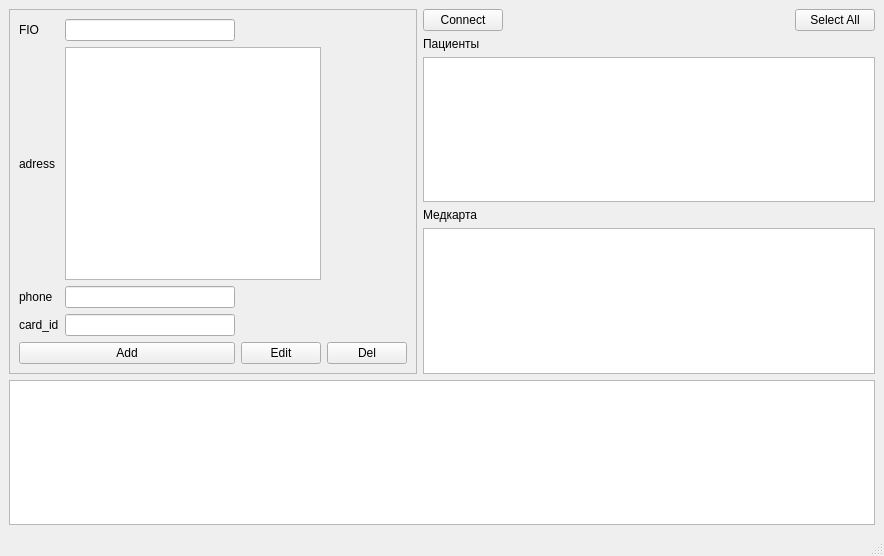
<?xml version="1.0" encoding="UTF-8"?>
<ui version="4.0">
 <class>MainWindow</class>
 <widget class="QMainWindow" name="MainWindow">
  <property name="geometry">
   <rect>
    <x>0</x>
    <y>0</y>
    <width>884</width>
    <height>556</height>
   </rect>
  </property>
  <property name="sizePolicy">
   <sizepolicy hsizetype="Minimum" vsizetype="Preferred">
    <horstretch>0</horstretch>
    <verstretch>0</verstretch>
   </sizepolicy>
  </property>
  <property name="windowTitle">
   <string>MainWindow</string>
  </property>
  <widget class="QWidget" name="centralwidget">
   <layout class="QGridLayout" name="gridLayout_2">
    <item row="0" column="0" rowspan="5">
     <widget class="QFrame" name="frame">
      <property name="frameShape">
       <enum>QFrame::Shape::StyledPanel</enum>
      </property>
      <property name="frameShadow">
       <enum>QFrame::Shadow::Plain</enum>
      </property>
      <layout class="QGridLayout" name="gridLayout">
       <item row="0" column="0">
        <widget class="QLabel" name="lbFio">
         <property name="text">
          <string>FIO</string>
         </property>
         <property name="alignment">
          <set>Qt::AlignmentFlag::AlignLeading|Qt::AlignmentFlag::AlignLeft|Qt::AlignmentFlag::AlignVCenter</set>
         </property>
        </widget>
       </item>
       <item row="0" column="1">
        <widget class="QLineEdit" name="LeFio"/>
       </item>
       <item row="1" column="0">
        <widget class="QLabel" name="lbAdress">
         <property name="text">
          <string>adress</string>
         </property>
         <property name="alignment">
          <set>Qt::AlignmentFlag::AlignLeading|Qt::AlignmentFlag::AlignLeft|Qt::AlignmentFlag::AlignVCenter</set>
         </property>
        </widget>
       </item>
       <item row="1" column="1" colspan="2">
        <widget class="QTextEdit" name="LeAdress"/>
       </item>
       <item row="2" column="0">
        <widget class="QLabel" name="lbPhone">
         <property name="text">
          <string>phone</string>
         </property>
         <property name="alignment">
          <set>Qt::AlignmentFlag::AlignLeading|Qt::AlignmentFlag::AlignLeft|Qt::AlignmentFlag::AlignVCenter</set>
         </property>
        </widget>
       </item>
       <item row="2" column="1">
        <widget class="QLineEdit" name="LePhone"/>
       </item>
       <item row="3" column="0">
        <widget class="QLabel" name="lbCard_id">
         <property name="text">
          <string>card_id</string>
         </property>
         <property name="alignment">
          <set>Qt::AlignmentFlag::AlignLeading|Qt::AlignmentFlag::AlignLeft|Qt::AlignmentFlag::AlignVCenter</set>
         </property>
        </widget>
       </item>
       <item row="3" column="1">
        <widget class="QLineEdit" name="LeCard_id"/>
       </item>
       <item row="4" column="0" colspan="2">
        <widget class="QPushButton" name="btnAdd">
         <property name="text">
          <string>Add</string>
         </property>
        </widget>
       </item>
       <item row="4" column="2">
        <widget class="QPushButton" name="btnEdit">
         <property name="text">
          <string>Edit</string>
         </property>
        </widget>
       </item>
       <item row="4" column="3">
        <widget class="QPushButton" name="btnDel">
         <property name="text">
          <string>Del</string>
         </property>
        </widget>
       </item>
      </layout>
     </widget>
    </item>
    <item row="0" column="1">
     <widget class="QPushButton" name="btnConnect">
      <property name="text">
       <string>Connect</string>
      </property>
     </widget>
    </item>
    <item row="0" column="2">
     <spacer name="horizontalSpacer">
      <property name="orientation">
       <enum>Qt::Orientation::Horizontal</enum>
      </property>
      <property name="sizeHint" stdset="0">
       <size>
        <width>279</width>
        <height>20</height>
       </size>
      </property>
     </spacer>
    </item>
    <item row="0" column="3">
     <widget class="QPushButton" name="btnSelectAll">
      <property name="text">
       <string>Select All</string>
      </property>
     </widget>
    </item>
    <item row="1" column="1">
     <widget class="QLabel" name="label">
      <property name="text">
       <string>Пациенты</string>
      </property>
     </widget>
    </item>
    <item row="2" column="1" colspan="3">
     <widget class="QTableWidget" name="twPatient">
      <property name="minimumSize">
       <size>
        <width>10</width>
        <height>10</height>
       </size>
      </property>
     </widget>
    </item>
    <item row="3" column="1">
     <widget class="QLabel" name="label_2">
      <property name="text">
       <string>Медкарта</string>
      </property>
     </widget>
    </item>
    <item row="4" column="1" colspan="3">
     <widget class="QTableWidget" name="twMed"/>
    </item>
    <item row="5" column="0" colspan="4">
     <widget class="QTextEdit" name="teResult">
      <property name="readOnly">
       <bool>true</bool>
      </property>
     </widget>
    </item>
   </layout>
  </widget>
  <widget class="QMenuBar" name="menubar">
   <property name="geometry">
    <rect>
     <x>0</x>
     <y>0</y>
     <width>884</width>
     <height>21</height>
    </rect>
   </property>
  </widget>
  <widget class="QStatusBar" name="statusbar"/>
 </widget>
 <resources/>
 <connections/>
</ui>
